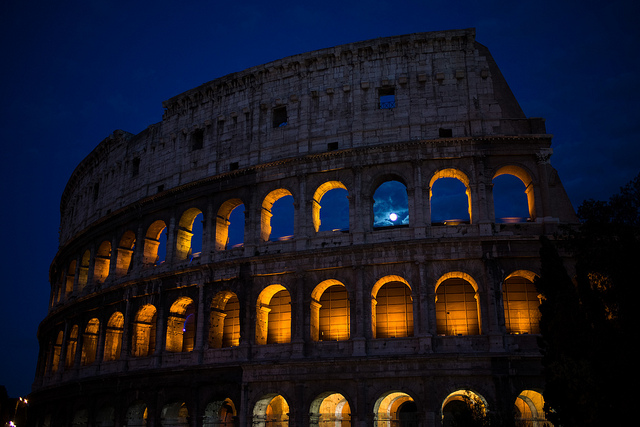
#> input picture files/Hello Lorem Ipsum.docx_files/image001.jpg, 640 x 427 px
$ python imagecreditor_basic.py '../files/Hello Lorem Ipsum.docx_files/image001.jpg' '../files/Hello Lorem Ipsum.docx_files/image002.png'
#> lines starting #> are read from the running program, lines starting #| are printed output that depends on the picture
from PIL import Image
from PIL import ImageDraw
import argparse
import re
TEXT_COLOR = 'black'
FILL_COLOR = 'white'
CAPTION_AREA_HEIGHT = 30
CAPTION_LEFT_PADDING = 10
CAPTION_TOP_PADDING = 10


def caption_image(img, text):
    # Create new image instance and set fill color to FILL_COLOR
    img_width, img_height = img.size
#> img_width = 640; img_height = 427
    capimg = Image.new("RGB",
        (img_width, img_height + CAPTION_AREA_HEIGHT),
        FILL_COLOR)
#> capimg: PIL image 640x457 RGB; every value is 255
    # Create a Draw instance
    capdraw = ImageDraw.Draw(capimg)
    # Add text onto the Draw
    capdraw.multiline_text(
        (CAPTION_LEFT_PADDING, img_height + CAPTION_TOP_PADDING),
        text, TEXT_COLOR)
    # Paste the original image onto the capimg instance
    capimg.paste(img, (0, 0))
#> img is the input picture: PIL image 640x427 RGB; mean R, G, B 24.4, 24.1, 35.8
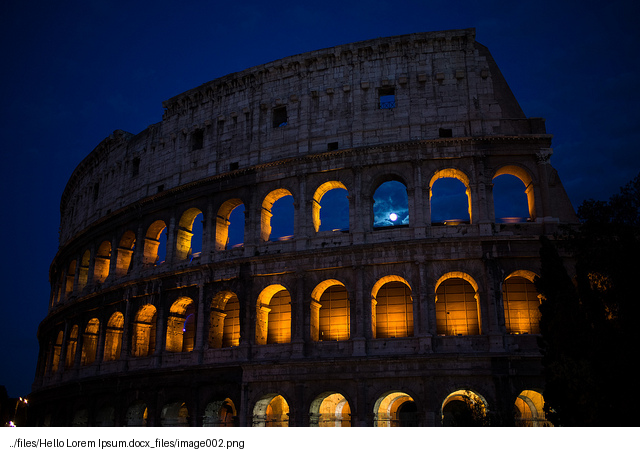
#> capimg: PIL image 640x457 RGB; mean R, G, B 39.1, 38.8, 49.7
    return capimg


if __name__ == "__main__":
    parser = argparse.ArgumentParser()
    parser.add_argument("image_filename", nargs = 1,
        help = "Image filename to caption")
    parser.add_argument("caption", nargs = 1,
       help = "Caption for the image")
    # parse the args
    args = parser.parse_args()
    img_fname = args.image_filename[0]
    caption_txt = args.caption[0]
    ## caption it
    img = caption_image(Image.open(img_fname), caption_txt)
    # sloppiest, most error-prone way to turn
    # filename.jpg to filename.captioned.jpg
    oname = re.sub(r'(\.?\w{3,4}$)', r'.captioned\1', img_fname)
    img.save(oname)
    print("Saved captioned image as", oname)
